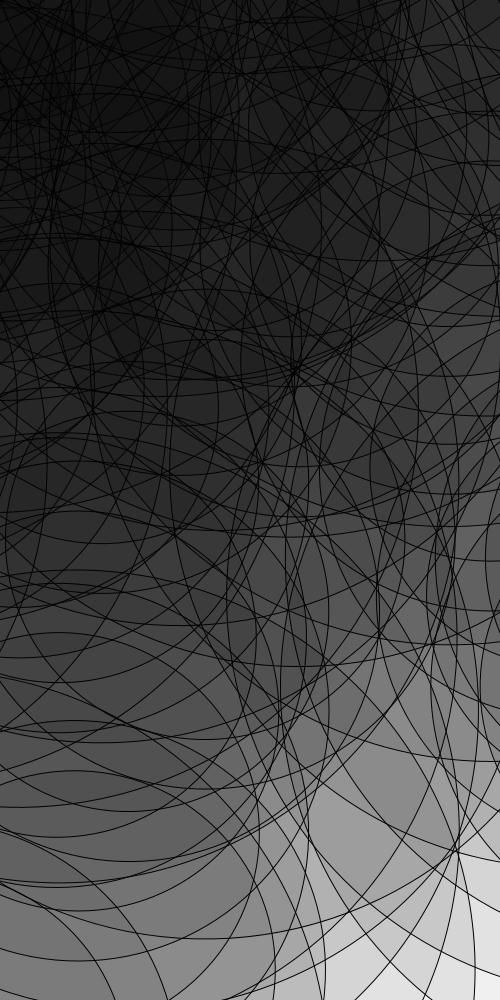
Frame 1 (no input)
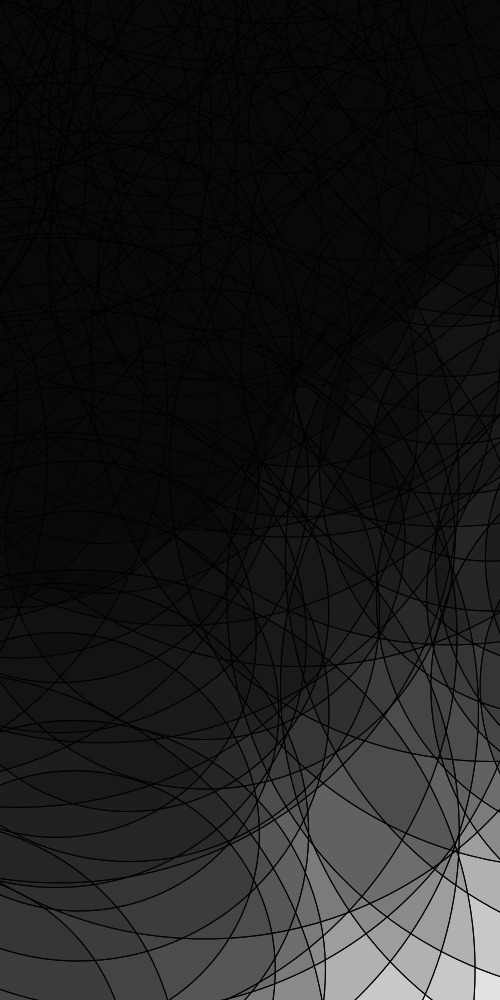
Frame 2 (the mouse pressed at the canvas centre, redrawn once)

The Processing sketch that drew these frames (run headless with seeded random() and noise(); the mouse was pressed at the canvas centre and the sketch redrawn once):

// Processing sketch: processing_32309
// ── processing_32309.pde

int circle = 80;
float x, y;
  
   
void setup(){
  size(500, 1000);
  ellipseMode(CENTER);
  stroke(0);
  fill(0,0,0,15);
  smooth();
  background(255);
  strokeWeight(1);
}
   
void draw(){

  noLoop();
  for(int y = 0;y <= height;y = y + circle){
        
      
   
    for(int x = 0; x <= width; x = x +circle){
     ellipse(x, y, 500,500);
     ellipse(x,y,800,800);
     ellipse(x,y,400,400);
     rotate(PI-80);
     
    }
  }
}
